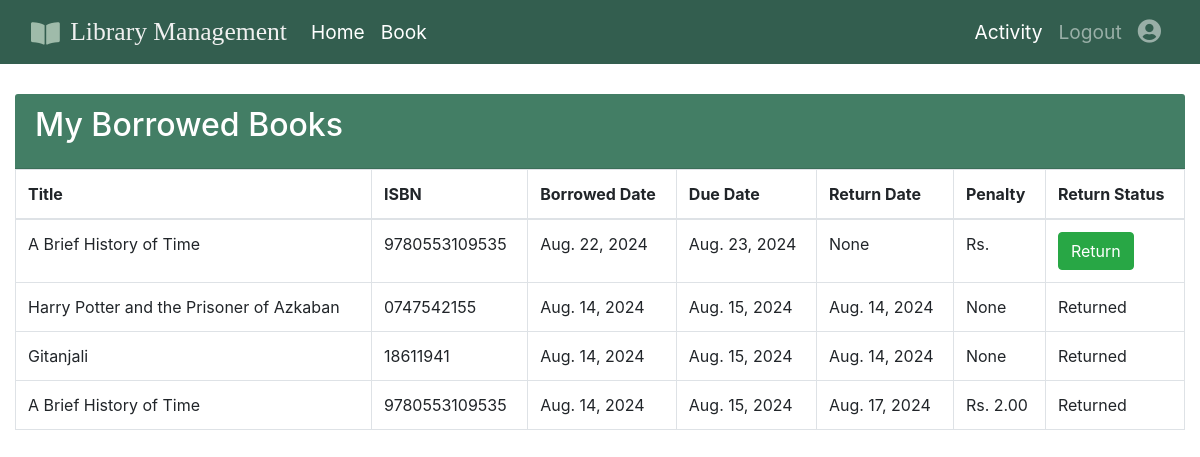
Page /library/activity/ (signed in) on the earlier database version.
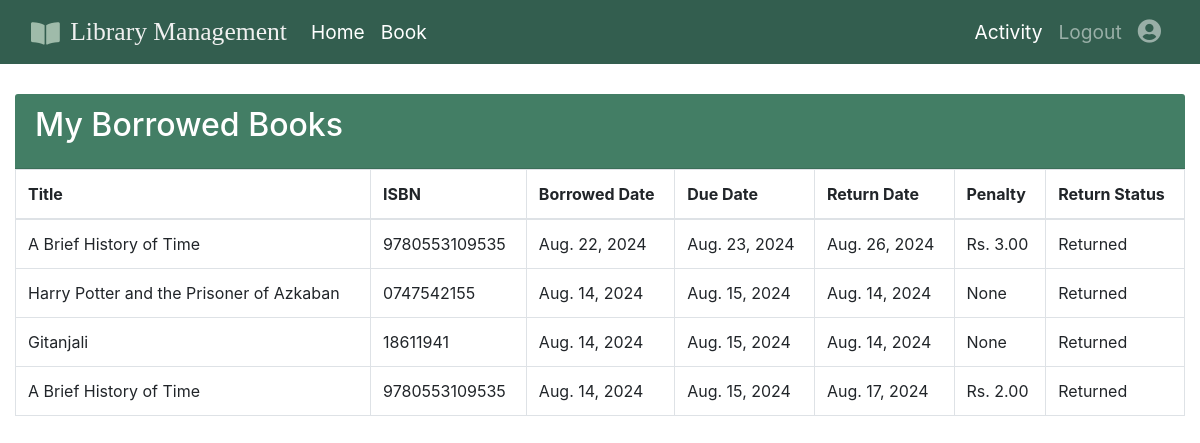
Same page on the later database version.
### libraryApp/models.py (models this page shows, shortened)
class BorrowedBook(models.Model):
    borrowed_date = models.DateField(auto_now_add=True)
    due_date = models.DateField()
    return_date = models.DateField(null=True, blank=True)
    return_status = models.BooleanField(default=False)
    book = models.ForeignKey(Book, on_delete=models.CASCADE, related_name='borrowed_by')
    user = models.ForeignKey(CustomUser, on_delete=models.CASCADE, related_name='borrowed_books')

class Book(models.Model):
    title = models.CharField(max_length=128)
    isbn = models.CharField(max_length=32, unique=True)
    publication_year = models.IntegerField()
    available_copies = models.IntegerField(validators = [MinValueValidator(1)])
    cover_image = models.ImageField(upload_to='book_images/', default='book_images/default_image.jpg', max_length=200)
    genres = models.ManyToManyField(Genre, related_name='genre_books')
    authors = models.ManyToManyField(Author, related_name='books')

class Penalty(models.Model):
    payment_status = models.CharField(max_length=10, choices=PaymentStatus.choices(), default=PaymentStatus.UNPAID)
    fine_amount = models.DecimalField(max_digits=10, decimal_places=2)
    payment_date = models.DateField(null=True, blank=True)
    borrowed_book = models.OneToOneField(BorrowedBook, on_delete=models.CASCADE, null=True)

### libraryApp/views.py (the view)
# urls.py: path('activity/', views.activity_page_view, name='activity_page'),
def activity_page_view(request):
    if request.user.role != 'user':
        raise PermissionDenied("You do not have permission to view user activity page.")
    user = request.user
    borrowed_books = BorrowedBook.objects.filter(user=user).order_by('-borrowed_date')
    paginator = Paginator(borrowed_books,7)
    page_number = request.GET.get('page')
    page_obj = paginator.get_page(page_number)
    return render(request, 'libraryApp/activity_page.html', {'page_obj':page_obj})

### libraryApp/templates/libraryApp/activity_page.html (shortened to what this page needs)
{% extends 'libraryApp/base.html' %}
{% block content %}
<div class="container-fluid mt-4" style="padding-top: 70px;">
    <div class="card-header" style="background-color:#437e65">
    <h2 class="card-title" style="color: white;">My Borrowed Books</h2>
    </div>
    <div class="table-responsive">
        <table class="table table-bordered table-hover" style="width: 100%;">
            <thead>
                <tr>
                    <th>Title</th>
                    <th>ISBN</th>
                    <th>Borrowed Date</th>
                    <th>Due Date</th>
                    <th>Return Date</th>
                    <th>Penalty</th>
                    <th>Return Status</th>
                </tr>
            </thead>
            <tbody>
                {% for borrowed_book in page_obj %}
                <tr>
                    <td>{{ borrowed_book.book.title }}</td>
                    <td>{{ borrowed_book.book.isbn }}</td>
                    <td>{{ borrowed_book.borrowed_date }}</td>
                    <td>{{ borrowed_book.due_date }}</td>
                    <td>{{ borrowed_book.return_date }}</td>
                    <td>{% if borrowed_book.penalty.fine_amount == 0.0%} None {%else%}
                        Rs. {{ borrowed_book.penalty.fine_amount }} {%endif%}</td>
                    <td>
                        {% if not borrowed_book.return_status %}
                            <form method="post" action="{% url 'return_book' borrowed_book.id %}" style="display:inline;">
                                <button type="submit" class="btn btn-success">Return</button>
                            </form>
                        {% else %}
                            Returned
                        {% endif %}
                    </td>
                </tr>
                {% empty %}
                <tr>
                    <td colspan="8" style="text-align: center;">No borrowed books found.</td>
                </tr>
                {% endfor %}
            </tbody>
        </table>
    </div>
</div>
{% endblock %}

### libraryApp/templates/libraryApp/base.html (shortened to what this page needs)
<!DOCTYPE html>
<html lang="en">
<head>
    <link rel="stylesheet" href="https://cdnjs.cloudflare.com/ajax/libs/font-awesome/5.15.4/css/all.min.css">
    <link rel="stylesheet" href="https://cdn.jsdelivr.net/npm/bootstrap@4.3.1/dist/css/bootstrap.min.css">
</head>
<body>{%include 'libraryApp/navbar.html'%}
        {% block content %}
        {% endblock %}
</body>
</html>

### libraryApp/templates/libraryApp/navbar.html (shortened to what this page needs)
<nav class="navbar navbar-expand-lg navbar-dark fixed-top" style="background-color: #335e4f;">
    <div class="container-fluid">
      <div class="navbar-brand" style="font-size: 1.6rem; font-family:Times New Roman; color: #f0f0f0;">
        <i class="fas fa-book-open" style="margin-right: 4px; color: #9fbbaa; vertical-align: middle;"></i>
        Library Management
      </div>
      <div class="collapse navbar-collapse" id="navbarSupportedContent">
        <ul class="navbar-nav mr-auto">
          <li class="nav-item">
            <a class="nav-link active" aria-current="page" href="{% url 'home' %}" style="font-size: 1.2rem">Home</a>
          </li>
          {% if user.is_authenticated %}
          <li class="nav-item">
            <a class="nav-link active" aria-current="page" href="{% url 'book-list' %}"style="font-size: 1.2rem">Book</a>
          </li>
          {%endif%}
        </ul>
      <div class="navbar-nav ml-auto">
        {% if user.is_authenticated %}
            {%if user.role == 'user'%}
            <a class="nav-link active" href="{% url 'activity_page' %}" style="font-size: 1.2rem">Activity</a>
            {%endif%}
            <a class="nav-item nav-link" href="{% url 'logout' %}" style="font-size: 1.2rem">Logout</a>
            <a class="nav-item nav-link" href="{% url 'profile' %}">
              <i class="fa fa-user-circle" aria-hidden="true" style="font-size: 24px;vertical-align: middle;"></i>
          </a>
        {%else%}
        <a class="nav-item nav-link" href="{% url 'login' %}" style="font-size: 1.2rem">Login</a>
        <a class="nav-item nav-link" href="{% url 'signup' %}" style="font-size: 1.2rem">Signup</a>
        {%endif%}
      </div>
  </div>
    </div>
  </nav>

Differences in the rows shown:
changed BorrowedBook: return_date "None" → "Aug. 26, 2024"; penalty.fine_amount (not shown) → "3.00"; return_status "Return" → "Returned"
